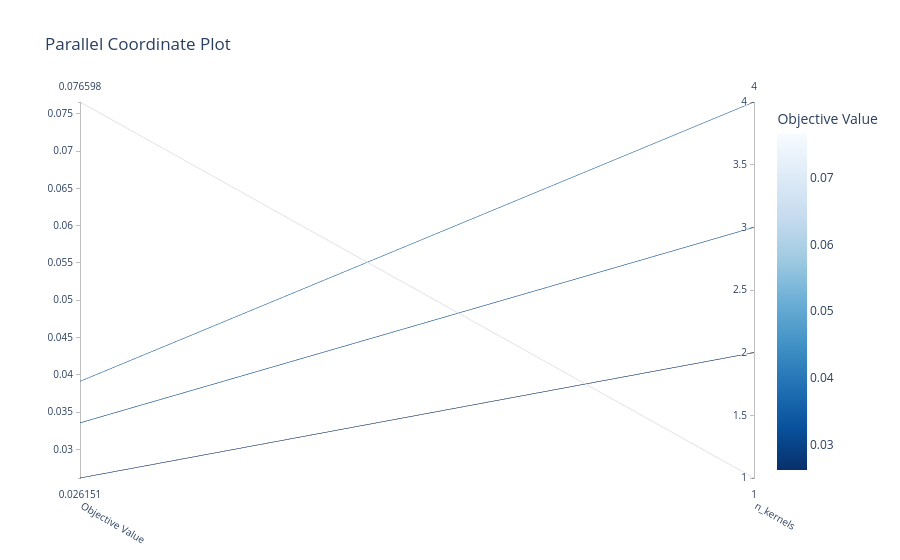

Notebook source saved alongside this figure:
### Markdown cell above
The parallel coordinate plot shows that 2 convolutional layers (with 64 filters each) perform best.

### Code cell
from optuna.visualization import plot_parallel_coordinate

plot_parallel_coordinate(study)

### Figure 1 — Plotly figure (JSON) as saved in the notebook; plotly's stock layout.template omitted (floating-point values rounded to 4 significant figures)
{"data": [{"dimensions": [{"label": "Objective Value", "range": [0.02615, 0.0766], "values": [0.03912, 0.03355, 0.0766, 0.02615]}, {"label": "n_kernels", "range": [1, 4], "values": [4, 3, 1, 2]}], "labelangle": 30, "labelside": "bottom", "line": {"color": [0.03912, 0.03355, 0.0766, 0.02615], "colorbar": {"title": {"text": "Objective Value"}}, "colorscale": [[0, "rgb(247,251,255)"], [0.125, "rgb(222,235,247)"], [0.25, "rgb(198,219,239)"], [0.375, "rgb(158,202,225)"], [0.5, "rgb(107,174,214)"], [0.625, "rgb(66,146,198)"], [0.75, "rgb(33,113,181)"], [0.875, "rgb(8,81,156)"], [1, "rgb(8,48,107)"]], "reversescale": true, "showscale": true}, "type": "parcoords"}], "layout": {"title": {"text": "Parallel Coordinate Plot"}}}
